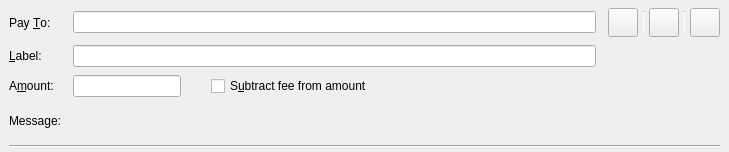
<?xml version="1.0" encoding="UTF-8"?>
<ui version="4.0">
 <class>SendCoinsEntry</class>
 <widget class="QStackedWidget" name="SendCoinsEntry">
  <property name="geometry">
   <rect>
    <x>0</x>
    <y>0</y>
    <width>729</width>
    <height>152</height>
   </rect>
  </property>
  <property name="focusPolicy">
   <enum>Qt::TabFocus</enum>
  </property>
  <property name="autoFillBackground">
   <bool>false</bool>
  </property>
  <property name="currentIndex">
   <number>0</number>
  </property>
  <widget class="QFrame" name="SendCoins">
   <property name="toolTip">
    <string>This is a normal payment.</string>
   </property>
   <property name="frameShape">
    <enum>QFrame::NoFrame</enum>
   </property>
   <layout class="QGridLayout" name="gridLayout">
    <property name="topMargin">
     <number>8</number>
    </property>
    <property name="bottomMargin">
     <number>4</number>
    </property>
    <property name="horizontalSpacing">
     <number>12</number>
    </property>
    <property name="verticalSpacing">
     <number>8</number>
    </property>
    <item row="3" column="1">
     <widget class="QLabel" name="messageTextLabel">
      <property name="toolTip">
       <string>A message that was attached to the qtum: URI which will be stored with the transaction for your reference. Note: This message will not be sent over the Qbe network.</string>
      </property>
      <property name="textFormat">
       <enum>Qt::PlainText</enum>
      </property>
     </widget>
    </item>
    <item row="0" column="0">
     <widget class="QLabel" name="payToLabel">
      <property name="text">
       <string>Pay &amp;To:</string>
      </property>
      <property name="buddy">
       <cstring>payTo</cstring>
      </property>
     </widget>
    </item>
    <item row="2" column="1">
     <layout class="QHBoxLayout" name="horizontalLayoutAmount" stretch="0,0,1">
      <item>
       <widget class="BitcoinAmountField" name="payAmount"/>
      </item>
      <item>
       <spacer name="horizontalSpacer">
        <property name="orientation">
         <enum>Qt::Horizontal</enum>
        </property>
        <property name="sizeType">
         <enum>QSizePolicy::Fixed</enum>
        </property>
        <property name="sizeHint" stdset="0">
         <size>
          <width>30</width>
          <height>20</height>
         </size>
        </property>
       </spacer>
      </item>
      <item>
       <widget class="QCheckBox" name="checkboxSubtractFeeFromAmount">
        <property name="toolTip">
         <string>The fee will be deducted from the amount being sent. The recipient will receive less qtums than you enter in the amount field. If multiple recipients are selected, the fee is split equally.</string>
        </property>
        <property name="text">
         <string>S&amp;ubtract fee from amount</string>
        </property>
       </widget>
      </item>
     </layout>
    </item>
    <item row="1" column="1">
     <widget class="QLineEdit" name="addAsLabel">
      <property name="toolTip">
       <string>Enter a label for this address to add it to the list of used addresses</string>
      </property>
     </widget>
    </item>
    <item row="1" column="0">
     <widget class="QLabel" name="labellLabel">
      <property name="text">
       <string>&amp;Label:</string>
      </property>
      <property name="buddy">
       <cstring>addAsLabel</cstring>
      </property>
     </widget>
    </item>
    <item row="3" column="0">
     <widget class="QLabel" name="messageLabel">
      <property name="text">
       <string>Message:</string>
      </property>
     </widget>
    </item>
    <item row="2" column="0">
     <widget class="QLabel" name="amountLabel">
      <property name="text">
       <string>A&amp;mount:</string>
      </property>
      <property name="buddy">
       <cstring>payAmount</cstring>
      </property>
     </widget>
    </item>
    <item row="0" column="1">
     <layout class="QHBoxLayout" name="payToLayout">
      <property name="spacing">
       <number>6</number>
      </property>
      <item>
       <widget class="QValidatedLineEdit" name="payTo">
        <property name="toolTip">
         <string>The Qtum address to send the payment to</string>
        </property>
       </widget>
      </item>
     </layout>
    </item>
    <item row="5" column="0" colspan="5">
     <widget class="Line" name="hLine">
      <property name="orientation">
       <enum>Qt::Horizontal</enum>
      </property>
     </widget>
    </item>
    <item row="0" column="2" colspan="3">
     <layout class="QHBoxLayout" name="horizontalLayout_3">
      <property name="spacing">
       <number>5</number>
      </property>
      <item>
       <widget class="QToolButton" name="deleteButton">
        <property name="toolTip">
         <string>Remove this entry</string>
        </property>
        <property name="text">
         <string/>
        </property>
        <property name="icon">
         <iconset resource="../bitcoin.qrc">
          <normaloff>:/icons/remove_entry</normaloff>:/icons/remove_entry</iconset>
        </property>
        <property name="iconSize">
         <size>
          <width>22</width>
          <height>22</height>
         </size>
        </property>
       </widget>
      </item>
      <item>
       <widget class="Line" name="vLine">
        <property name="maximumSize">
         <size>
          <width>1</width>
          <height>22</height>
         </size>
        </property>
        <property name="orientation">
         <enum>Qt::Vertical</enum>
        </property>
       </widget>
      </item>
      <item>
       <widget class="QToolButton" name="addressBookButton">
        <property name="toolTip">
         <string>Choose previously used address</string>
        </property>
        <property name="text">
         <string/>
        </property>
        <property name="icon">
         <iconset resource="../bitcoin.qrc">
          <normaloff>:/icons/address-book</normaloff>:/icons/address-book</iconset>
        </property>
        <property name="iconSize">
         <size>
          <width>22</width>
          <height>22</height>
         </size>
        </property>
        <property name="shortcut">
         <string>Alt+A</string>
        </property>
       </widget>
      </item>
      <item>
       <widget class="Line" name="vLine2">
        <property name="maximumSize">
         <size>
          <width>1</width>
          <height>22</height>
         </size>
        </property>
        <property name="orientation">
         <enum>Qt::Vertical</enum>
        </property>
       </widget>
      </item>
      <item>
       <widget class="QToolButton" name="pasteButton">
        <property name="toolTip">
         <string>Paste address from clipboard</string>
        </property>
        <property name="text">
         <string/>
        </property>
        <property name="icon">
         <iconset resource="../bitcoin.qrc">
          <normaloff>:/icons/editpaste</normaloff>:/icons/editpaste</iconset>
        </property>
        <property name="iconSize">
         <size>
          <width>22</width>
          <height>22</height>
         </size>
        </property>
        <property name="shortcut">
         <string>Alt+P</string>
        </property>
       </widget>
      </item>
     </layout>
    </item>
   </layout>
  </widget>
  <widget class="QFrame" name="SendCoins_UnauthenticatedPaymentRequest">
   <property name="palette">
    <palette>
     <active>
      <colorrole role="WindowText">
       <brush brushstyle="SolidPattern">
        <color alpha="255">
         <red>0</red>
         <green>0</green>
         <blue>0</blue>
        </color>
       </brush>
      </colorrole>
      <colorrole role="Button">
       <brush brushstyle="SolidPattern">
        <color alpha="255">
         <red>255</red>
         <green>255</green>
         <blue>127</blue>
        </color>
       </brush>
      </colorrole>
      <colorrole role="Light">
       <brush brushstyle="SolidPattern">
        <color alpha="255">
         <red>255</red>
         <green>255</green>
         <blue>255</blue>
        </color>
       </brush>
      </colorrole>
      <colorrole role="Midlight">
       <brush brushstyle="SolidPattern">
        <color alpha="255">
         <red>255</red>
         <green>255</green>
         <blue>191</blue>
        </color>
       </brush>
      </colorrole>
      <colorrole role="Dark">
       <brush brushstyle="SolidPattern">
        <color alpha="255">
         <red>127</red>
         <green>127</green>
         <blue>63</blue>
        </color>
       </brush>
      </colorrole>
      <colorrole role="Mid">
       <brush brushstyle="SolidPattern">
        <color alpha="255">
         <red>170</red>
         <green>170</green>
         <blue>84</blue>
        </color>
       </brush>
      </colorrole>
      <colorrole role="Text">
       <brush brushstyle="SolidPattern">
        <color alpha="255">
         <red>0</red>
         <green>0</green>
         <blue>0</blue>
        </color>
       </brush>
      </colorrole>
      <colorrole role="BrightText">
       <brush brushstyle="SolidPattern">
        <color alpha="255">
         <red>255</red>
         <green>255</green>
         <blue>255</blue>
        </color>
       </brush>
      </colorrole>
      <colorrole role="ButtonText">
       <brush brushstyle="SolidPattern">
        <color alpha="255">
         <red>0</red>
         <green>0</green>
         <blue>0</blue>
        </color>
       </brush>
      </colorrole>
      <colorrole role="Base">
       <brush brushstyle="SolidPattern">
        <color alpha="255">
         <red>255</red>
         <green>255</green>
         <blue>255</blue>
        </color>
       </brush>
      </colorrole>
      <colorrole role="Window">
       <brush brushstyle="SolidPattern">
        <color alpha="255">
         <red>255</red>
         <green>255</green>
         <blue>127</blue>
        </color>
       </brush>
      </colorrole>
      <colorrole role="Shadow">
       <brush brushstyle="SolidPattern">
        <color alpha="255">
         <red>0</red>
         <green>0</green>
         <blue>0</blue>
        </color>
       </brush>
      </colorrole>
      <colorrole role="AlternateBase">
       <brush brushstyle="SolidPattern">
        <color alpha="255">
         <red>255</red>
         <green>255</green>
         <blue>191</blue>
        </color>
       </brush>
      </colorrole>
      <colorrole role="ToolTipBase">
       <brush brushstyle="SolidPattern">
        <color alpha="255">
         <red>255</red>
         <green>255</green>
         <blue>220</blue>
        </color>
       </brush>
      </colorrole>
      <colorrole role="ToolTipText">
       <brush brushstyle="SolidPattern">
        <color alpha="255">
         <red>0</red>
         <green>0</green>
         <blue>0</blue>
        </color>
       </brush>
      </colorrole>
     </active>
     <inactive>
      <colorrole role="WindowText">
       <brush brushstyle="SolidPattern">
        <color alpha="255">
         <red>0</red>
         <green>0</green>
         <blue>0</blue>
        </color>
       </brush>
      </colorrole>
      <colorrole role="Button">
       <brush brushstyle="SolidPattern">
        <color alpha="255">
         <red>255</red>
         <green>255</green>
         <blue>127</blue>
        </color>
       </brush>
      </colorrole>
      <colorrole role="Light">
       <brush brushstyle="SolidPattern">
        <color alpha="255">
         <red>255</red>
         <green>255</green>
         <blue>255</blue>
        </color>
       </brush>
      </colorrole>
      <colorrole role="Midlight">
       <brush brushstyle="SolidPattern">
        <color alpha="255">
         <red>255</red>
         <green>255</green>
         <blue>191</blue>
        </color>
       </brush>
      </colorrole>
      <colorrole role="Dark">
       <brush brushstyle="SolidPattern">
        <color alpha="255">
         <red>127</red>
         <green>127</green>
         <blue>63</blue>
        </color>
       </brush>
      </colorrole>
      <colorrole role="Mid">
       <brush brushstyle="SolidPattern">
        <color alpha="255">
         <red>170</red>
         <green>170</green>
         <blue>84</blue>
        </color>
       </brush>
      </colorrole>
      <colorrole role="Text">
       <brush brushstyle="SolidPattern">
        <color alpha="255">
         <red>0</red>
         <green>0</green>
         <blue>0</blue>
        </color>
       </brush>
      </colorrole>
      <colorrole role="BrightText">
       <brush brushstyle="SolidPattern">
        <color alpha="255">
         <red>255</red>
         <green>255</green>
         <blue>255</blue>
        </color>
       </brush>
      </colorrole>
      <colorrole role="ButtonText">
       <brush brushstyle="SolidPattern">
        <color alpha="255">
         <red>0</red>
         <green>0</green>
         <blue>0</blue>
        </color>
       </brush>
      </colorrole>
      <colorrole role="Base">
       <brush brushstyle="SolidPattern">
        <color alpha="255">
         <red>255</red>
         <green>255</green>
         <blue>255</blue>
        </color>
       </brush>
      </colorrole>
      <colorrole role="Window">
       <brush brushstyle="SolidPattern">
        <color alpha="255">
         <red>255</red>
         <green>255</green>
         <blue>127</blue>
        </color>
       </brush>
      </colorrole>
      <colorrole role="Shadow">
       <brush brushstyle="SolidPattern">
        <color alpha="255">
         <red>0</red>
         <green>0</green>
         <blue>0</blue>
        </color>
       </brush>
      </colorrole>
      <colorrole role="AlternateBase">
       <brush brushstyle="SolidPattern">
        <color alpha="255">
         <red>255</red>
         <green>255</green>
         <blue>191</blue>
        </color>
       </brush>
      </colorrole>
      <colorrole role="ToolTipBase">
       <brush brushstyle="SolidPattern">
        <color alpha="255">
         <red>255</red>
         <green>255</green>
         <blue>220</blue>
        </color>
       </brush>
      </colorrole>
      <colorrole role="ToolTipText">
       <brush brushstyle="SolidPattern">
        <color alpha="255">
         <red>0</red>
         <green>0</green>
         <blue>0</blue>
        </color>
       </brush>
      </colorrole>
     </inactive>
     <disabled>
      <colorrole role="WindowText">
       <brush brushstyle="SolidPattern">
        <color alpha="255">
         <red>127</red>
         <green>127</green>
         <blue>63</blue>
        </color>
       </brush>
      </colorrole>
      <colorrole role="Button">
       <brush brushstyle="SolidPattern">
        <color alpha="255">
         <red>255</red>
         <green>255</green>
         <blue>127</blue>
        </color>
       </brush>
      </colorrole>
      <colorrole role="Light">
       <brush brushstyle="SolidPattern">
        <color alpha="255">
         <red>255</red>
         <green>255</green>
         <blue>255</blue>
        </color>
       </brush>
      </colorrole>
      <colorrole role="Midlight">
       <brush brushstyle="SolidPattern">
        <color alpha="255">
         <red>255</red>
         <green>255</green>
         <blue>191</blue>
        </color>
       </brush>
      </colorrole>
      <colorrole role="Dark">
       <brush brushstyle="SolidPattern">
        <color alpha="255">
         <red>127</red>
         <green>127</green>
         <blue>63</blue>
        </color>
       </brush>
      </colorrole>
      <colorrole role="Mid">
       <brush brushstyle="SolidPattern">
        <color alpha="255">
         <red>170</red>
         <green>170</green>
         <blue>84</blue>
        </color>
       </brush>
      </colorrole>
      <colorrole role="Text">
       <brush brushstyle="SolidPattern">
        <color alpha="255">
         <red>127</red>
         <green>127</green>
         <blue>63</blue>
        </color>
       </brush>
      </colorrole>
      <colorrole role="BrightText">
       <brush brushstyle="SolidPattern">
        <color alpha="255">
         <red>255</red>
         <green>255</green>
         <blue>255</blue>
        </color>
       </brush>
      </colorrole>
      <colorrole role="ButtonText">
       <brush brushstyle="SolidPattern">
        <color alpha="255">
         <red>127</red>
         <green>127</green>
         <blue>63</blue>
        </color>
       </brush>
      </colorrole>
      <colorrole role="Base">
       <brush brushstyle="SolidPattern">
        <color alpha="255">
         <red>255</red>
         <green>255</green>
         <blue>127</blue>
        </color>
       </brush>
      </colorrole>
      <colorrole role="Window">
       <brush brushstyle="SolidPattern">
        <color alpha="255">
         <red>255</red>
         <green>255</green>
         <blue>127</blue>
        </color>
       </brush>
      </colorrole>
      <colorrole role="Shadow">
       <brush brushstyle="SolidPattern">
        <color alpha="255">
         <red>0</red>
         <green>0</green>
         <blue>0</blue>
        </color>
       </brush>
      </colorrole>
      <colorrole role="AlternateBase">
       <brush brushstyle="SolidPattern">
        <color alpha="255">
         <red>255</red>
         <green>255</green>
         <blue>127</blue>
        </color>
       </brush>
      </colorrole>
      <colorrole role="ToolTipBase">
       <brush brushstyle="SolidPattern">
        <color alpha="255">
         <red>255</red>
         <green>255</green>
         <blue>220</blue>
        </color>
       </brush>
      </colorrole>
      <colorrole role="ToolTipText">
       <brush brushstyle="SolidPattern">
        <color alpha="255">
         <red>0</red>
         <green>0</green>
         <blue>0</blue>
        </color>
       </brush>
      </colorrole>
     </disabled>
    </palette>
   </property>
   <property name="toolTip">
    <string>This is an unauthenticated payment request.</string>
   </property>
   <property name="autoFillBackground">
    <bool>true</bool>
   </property>
   <property name="frameShape">
    <enum>QFrame::NoFrame</enum>
   </property>
   <layout class="QGridLayout" name="gridLayout_is">
    <property name="spacing">
     <number>12</number>
    </property>
    <item row="0" column="0">
     <widget class="QLabel" name="payToLabel_is">
      <property name="text">
       <string>Pay To:</string>
      </property>
     </widget>
    </item>
    <item row="0" column="1">
     <layout class="QHBoxLayout" name="payToLayout_is">
      <property name="spacing">
       <number>0</number>
      </property>
      <item>
       <widget class="QLabel" name="payTo_is"/>
      </item>
      <item>
       <widget class="QToolButton" name="deleteButton_is">
        <property name="toolTip">
         <string>Remove this entry</string>
        </property>
        <property name="text">
         <string/>
        </property>
        <property name="icon">
         <iconset resource="../bitcoin.qrc">
          <normaloff>:/icons/remove</normaloff>:/icons/remove</iconset>
        </property>
       </widget>
      </item>
     </layout>
    </item>
    <item row="1" column="0">
     <widget class="QLabel" name="memoLabel_is">
      <property name="text">
       <string>Memo:</string>
      </property>
     </widget>
    </item>
    <item row="1" column="1">
     <widget class="QLabel" name="memoTextLabel_is">
      <property name="textFormat">
       <enum>Qt::PlainText</enum>
      </property>
     </widget>
    </item>
    <item row="2" column="0">
     <widget class="QLabel" name="amountLabel_is">
      <property name="text">
       <string>A&amp;mount:</string>
      </property>
      <property name="buddy">
       <cstring>payAmount_is</cstring>
      </property>
     </widget>
    </item>
    <item row="2" column="1">
     <widget class="BitcoinAmountField" name="payAmount_is">
      <property name="acceptDrops">
       <bool>false</bool>
      </property>
     </widget>
    </item>
   </layout>
  </widget>
  <widget class="QFrame" name="SendCoins_AuthenticatedPaymentRequest">
   <property name="palette">
    <palette>
     <active>
      <colorrole role="WindowText">
       <brush brushstyle="SolidPattern">
        <color alpha="255">
         <red>0</red>
         <green>0</green>
         <blue>0</blue>
        </color>
       </brush>
      </colorrole>
      <colorrole role="Button">
       <brush brushstyle="SolidPattern">
        <color alpha="255">
         <red>140</red>
         <green>232</green>
         <blue>119</blue>
        </color>
       </brush>
      </colorrole>
      <colorrole role="Light">
       <brush brushstyle="SolidPattern">
        <color alpha="255">
         <red>230</red>
         <green>255</green>
         <blue>224</blue>
        </color>
       </brush>
      </colorrole>
      <colorrole role="Midlight">
       <brush brushstyle="SolidPattern">
        <color alpha="255">
         <red>185</red>
         <green>243</green>
         <blue>171</blue>
        </color>
       </brush>
      </colorrole>
      <colorrole role="Dark">
       <brush brushstyle="SolidPattern">
        <color alpha="255">
         <red>70</red>
         <green>116</green>
         <blue>59</blue>
        </color>
       </brush>
      </colorrole>
      <colorrole role="Mid">
       <brush brushstyle="SolidPattern">
        <color alpha="255">
         <red>93</red>
         <green>155</green>
         <blue>79</blue>
        </color>
       </brush>
      </colorrole>
      <colorrole role="Text">
       <brush brushstyle="SolidPattern">
        <color alpha="255">
         <red>0</red>
         <green>0</green>
         <blue>0</blue>
        </color>
       </brush>
      </colorrole>
      <colorrole role="BrightText">
       <brush brushstyle="SolidPattern">
        <color alpha="255">
         <red>155</red>
         <green>255</green>
         <blue>147</blue>
        </color>
       </brush>
      </colorrole>
      <colorrole role="ButtonText">
       <brush brushstyle="SolidPattern">
        <color alpha="255">
         <red>0</red>
         <green>0</green>
         <blue>0</blue>
        </color>
       </brush>
      </colorrole>
      <colorrole role="Base">
       <brush brushstyle="SolidPattern">
        <color alpha="255">
         <red>119</red>
         <green>255</green>
         <blue>233</blue>
        </color>
       </brush>
      </colorrole>
      <colorrole role="Window">
       <brush brushstyle="SolidPattern">
        <color alpha="255">
         <red>140</red>
         <green>232</green>
         <blue>119</blue>
        </color>
       </brush>
      </colorrole>
      <colorrole role="Shadow">
       <brush brushstyle="SolidPattern">
        <color alpha="255">
         <red>0</red>
         <green>0</green>
         <blue>0</blue>
        </color>
       </brush>
      </colorrole>
      <colorrole role="AlternateBase">
       <brush brushstyle="SolidPattern">
        <color alpha="255">
         <red>197</red>
         <green>243</green>
         <blue>187</blue>
        </color>
       </brush>
      </colorrole>
      <colorrole role="NoRole">
       <brush brushstyle="SolidPattern">
        <color alpha="255">
         <red>125</red>
         <green>194</green>
         <blue>122</blue>
        </color>
       </brush>
      </colorrole>
      <colorrole role="ToolTipBase">
       <brush brushstyle="SolidPattern">
        <color alpha="255">
         <red>255</red>
         <green>255</green>
         <blue>220</blue>
        </color>
       </brush>
      </colorrole>
      <colorrole role="ToolTipText">
       <brush brushstyle="SolidPattern">
        <color alpha="255">
         <red>0</red>
         <green>0</green>
         <blue>0</blue>
        </color>
       </brush>
      </colorrole>
     </active>
     <inactive>
      <colorrole role="WindowText">
       <brush brushstyle="SolidPattern">
        <color alpha="255">
         <red>0</red>
         <green>0</green>
         <blue>0</blue>
        </color>
       </brush>
      </colorrole>
      <colorrole role="Button">
       <brush brushstyle="SolidPattern">
        <color alpha="255">
         <red>140</red>
         <green>232</green>
         <blue>119</blue>
        </color>
       </brush>
      </colorrole>
      <colorrole role="Light">
       <brush brushstyle="SolidPattern">
        <color alpha="255">
         <red>230</red>
         <green>255</green>
         <blue>224</blue>
        </color>
       </brush>
      </colorrole>
      <colorrole role="Midlight">
       <brush brushstyle="SolidPattern">
        <color alpha="255">
         <red>185</red>
         <green>243</green>
         <blue>171</blue>
        </color>
       </brush>
      </colorrole>
      <colorrole role="Dark">
       <brush brushstyle="SolidPattern">
        <color alpha="255">
         <red>70</red>
         <green>116</green>
         <blue>59</blue>
        </color>
       </brush>
      </colorrole>
      <colorrole role="Mid">
       <brush brushstyle="SolidPattern">
        <color alpha="255">
         <red>93</red>
         <green>155</green>
         <blue>79</blue>
        </color>
       </brush>
      </colorrole>
      <colorrole role="Text">
       <brush brushstyle="SolidPattern">
        <color alpha="255">
         <red>0</red>
         <green>0</green>
         <blue>0</blue>
        </color>
       </brush>
      </colorrole>
      <colorrole role="BrightText">
       <brush brushstyle="SolidPattern">
        <color alpha="255">
         <red>155</red>
         <green>255</green>
         <blue>147</blue>
        </color>
       </brush>
      </colorrole>
      <colorrole role="ButtonText">
       <brush brushstyle="SolidPattern">
        <color alpha="255">
         <red>0</red>
         <green>0</green>
         <blue>0</blue>
        </color>
       </brush>
      </colorrole>
      <colorrole role="Base">
       <brush brushstyle="SolidPattern">
        <color alpha="255">
         <red>119</red>
         <green>255</green>
         <blue>233</blue>
        </color>
       </brush>
      </colorrole>
      <colorrole role="Window">
       <brush brushstyle="SolidPattern">
        <color alpha="255">
         <red>140</red>
         <green>232</green>
         <blue>119</blue>
        </color>
       </brush>
      </colorrole>
      <colorrole role="Shadow">
       <brush brushstyle="SolidPattern">
        <color alpha="255">
         <red>0</red>
         <green>0</green>
         <blue>0</blue>
        </color>
       </brush>
      </colorrole>
      <colorrole role="AlternateBase">
       <brush brushstyle="SolidPattern">
        <color alpha="255">
         <red>197</red>
         <green>243</green>
         <blue>187</blue>
        </color>
       </brush>
      </colorrole>
      <colorrole role="NoRole">
       <brush brushstyle="SolidPattern">
        <color alpha="255">
         <red>125</red>
         <green>194</green>
         <blue>122</blue>
        </color>
       </brush>
      </colorrole>
      <colorrole role="ToolTipBase">
       <brush brushstyle="SolidPattern">
        <color alpha="255">
         <red>255</red>
         <green>255</green>
         <blue>220</blue>
        </color>
       </brush>
      </colorrole>
      <colorrole role="ToolTipText">
       <brush brushstyle="SolidPattern">
        <color alpha="255">
         <red>0</red>
         <green>0</green>
         <blue>0</blue>
        </color>
       </brush>
      </colorrole>
     </inactive>
     <disabled>
      <colorrole role="WindowText">
       <brush brushstyle="SolidPattern">
        <color alpha="255">
         <red>70</red>
         <green>116</green>
         <blue>59</blue>
        </color>
       </brush>
      </colorrole>
      <colorrole role="Button">
       <brush brushstyle="SolidPattern">
        <color alpha="255">
         <red>140</red>
         <green>232</green>
         <blue>119</blue>
        </color>
       </brush>
      </colorrole>
      <colorrole role="Light">
       <brush brushstyle="SolidPattern">
        <color alpha="255">
         <red>230</red>
         <green>255</green>
         <blue>224</blue>
        </color>
       </brush>
      </colorrole>
      <colorrole role="Midlight">
       <brush brushstyle="SolidPattern">
        <color alpha="255">
         <red>185</red>
         <green>243</green>
         <blue>171</blue>
        </color>
       </brush>
      </colorrole>
      <colorrole role="Dark">
       <brush brushstyle="SolidPattern">
        <color alpha="255">
         <red>70</red>
         <green>116</green>
         <blue>59</blue>
        </color>
       </brush>
      </colorrole>
      <colorrole role="Mid">
       <brush brushstyle="SolidPattern">
        <color alpha="255">
         <red>93</red>
         <green>155</green>
         <blue>79</blue>
        </color>
       </brush>
      </colorrole>
      <colorrole role="Text">
       <brush brushstyle="SolidPattern">
        <color alpha="255">
         <red>70</red>
         <green>116</green>
         <blue>59</blue>
        </color>
       </brush>
      </colorrole>
      <colorrole role="BrightText">
       <brush brushstyle="SolidPattern">
        <color alpha="255">
         <red>155</red>
         <green>255</green>
         <blue>147</blue>
        </color>
       </brush>
      </colorrole>
      <colorrole role="ButtonText">
       <brush brushstyle="SolidPattern">
        <color alpha="255">
         <red>70</red>
         <green>116</green>
         <blue>59</blue>
        </color>
       </brush>
      </colorrole>
      <colorrole role="Base">
       <brush brushstyle="SolidPattern">
        <color alpha="255">
         <red>140</red>
         <green>232</green>
         <blue>119</blue>
        </color>
       </brush>
      </colorrole>
      <colorrole role="Window">
       <brush brushstyle="SolidPattern">
        <color alpha="255">
         <red>140</red>
         <green>232</green>
         <blue>119</blue>
        </color>
       </brush>
      </colorrole>
      <colorrole role="Shadow">
       <brush brushstyle="SolidPattern">
        <color alpha="255">
         <red>0</red>
         <green>0</green>
         <blue>0</blue>
        </color>
       </brush>
      </colorrole>
      <colorrole role="AlternateBase">
       <brush brushstyle="SolidPattern">
        <color alpha="255">
         <red>140</red>
         <green>232</green>
         <blue>119</blue>
        </color>
       </brush>
      </colorrole>
      <colorrole role="NoRole">
       <brush brushstyle="SolidPattern">
        <color alpha="255">
         <red>125</red>
         <green>194</green>
         <blue>122</blue>
        </color>
       </brush>
      </colorrole>
      <colorrole role="ToolTipBase">
       <brush brushstyle="SolidPattern">
        <color alpha="255">
         <red>255</red>
         <green>255</green>
         <blue>220</blue>
        </color>
       </brush>
      </colorrole>
      <colorrole role="ToolTipText">
       <brush brushstyle="SolidPattern">
        <color alpha="255">
         <red>0</red>
         <green>0</green>
         <blue>0</blue>
        </color>
       </brush>
      </colorrole>
     </disabled>
    </palette>
   </property>
   <property name="toolTip">
    <string>This is an authenticated payment request.</string>
   </property>
   <property name="autoFillBackground">
    <bool>true</bool>
   </property>
   <property name="frameShape">
    <enum>QFrame::NoFrame</enum>
   </property>
   <layout class="QGridLayout" name="gridLayout_s">
    <property name="spacing">
     <number>12</number>
    </property>
    <item row="0" column="0">
     <widget class="QLabel" name="payToLabel_s">
      <property name="text">
       <string>Pay To:</string>
      </property>
      <property name="alignment">
       <set>Qt::AlignRight|Qt::AlignTrailing|Qt::AlignVCenter</set>
      </property>
     </widget>
    </item>
    <item row="0" column="1">
     <layout class="QHBoxLayout" name="payToLayout_s">
      <property name="spacing">
       <number>0</number>
      </property>
      <item>
       <widget class="QLabel" name="payTo_s">
        <property name="textFormat">
         <enum>Qt::PlainText</enum>
        </property>
       </widget>
      </item>
      <item>
       <widget class="QToolButton" name="deleteButton_s">
        <property name="toolTip">
         <string>Remove this entry</string>
        </property>
        <property name="text">
         <string/>
        </property>
        <property name="icon">
         <iconset resource="../bitcoin.qrc">
          <normaloff>:/icons/remove</normaloff>:/icons/remove</iconset>
        </property>
       </widget>
      </item>
     </layout>
    </item>
    <item row="1" column="0">
     <widget class="QLabel" name="memoLabel_s">
      <property name="text">
       <string>Memo:</string>
      </property>
      <property name="alignment">
       <set>Qt::AlignRight|Qt::AlignTrailing|Qt::AlignVCenter</set>
      </property>
     </widget>
    </item>
    <item row="1" column="1">
     <widget class="QLabel" name="memoTextLabel_s">
      <property name="textFormat">
       <enum>Qt::PlainText</enum>
      </property>
     </widget>
    </item>
    <item row="2" column="0">
     <widget class="QLabel" name="amountLabel_s">
      <property name="text">
       <string>A&amp;mount:</string>
      </property>
      <property name="alignment">
       <set>Qt::AlignRight|Qt::AlignTrailing|Qt::AlignVCenter</set>
      </property>
      <property name="buddy">
       <cstring>payAmount_s</cstring>
      </property>
     </widget>
    </item>
    <item row="2" column="1">
     <widget class="BitcoinAmountField" name="payAmount_s">
      <property name="acceptDrops">
       <bool>false</bool>
      </property>
     </widget>
    </item>
   </layout>
  </widget>
 </widget>
 <customwidgets>
  <customwidget>
   <class>QValidatedLineEdit</class>
   <extends>QLineEdit</extends>
   <header>qvalidatedlineedit.h</header>
  </customwidget>
  <customwidget>
   <class>BitcoinAmountField</class>
   <extends>QLineEdit</extends>
   <header>bitcoinamountfield.h</header>
   <container>1</container>
  </customwidget>
 </customwidgets>
 <tabstops>
  <tabstop>payTo</tabstop>
  <tabstop>addAsLabel</tabstop>
  <tabstop>payAmount</tabstop>
  <tabstop>payAmount_is</tabstop>
  <tabstop>deleteButton_is</tabstop>
  <tabstop>payAmount_s</tabstop>
  <tabstop>deleteButton_s</tabstop>
 </tabstops>
 <resources>
  <include location="../bitcoin.qrc"/>
 </resources>
 <connections/>
</ui>
